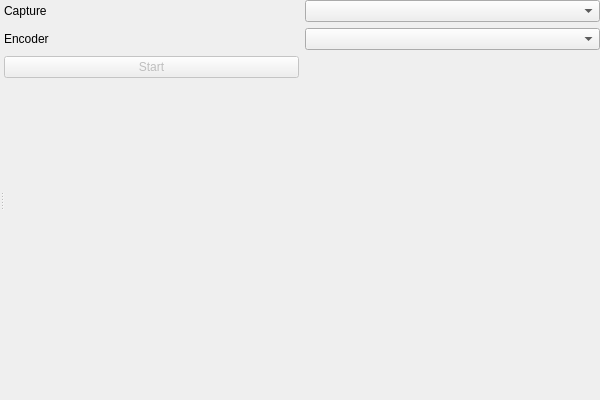
<?xml version="1.0" encoding="UTF-8"?>
<ui version="4.0">
 <class>VideoRecorderWidgetClass</class>
 <widget class="QWidget" name="VideoRecorderWidgetClass">
  <property name="geometry">
   <rect>
    <x>0</x>
    <y>0</y>
    <width>600</width>
    <height>400</height>
   </rect>
  </property>
  <property name="windowTitle">
   <string>VideoRecorderWidget</string>
  </property>
  <layout class="QVBoxLayout" name="verticalLayout">
   <property name="leftMargin">
    <number>0</number>
   </property>
   <property name="topMargin">
    <number>0</number>
   </property>
   <property name="rightMargin">
    <number>0</number>
   </property>
   <property name="bottomMargin">
    <number>0</number>
   </property>
   <item>
    <widget class="QSplitter" name="splitter">
     <property name="orientation">
      <enum>Qt::Horizontal</enum>
     </property>
     <widget class="QWidget" name="videoContainerWidget" native="true">
      <property name="sizePolicy">
       <sizepolicy hsizetype="Expanding" vsizetype="Expanding">
        <horstretch>0</horstretch>
        <verstretch>0</verstretch>
       </sizepolicy>
      </property>
      <layout class="QGridLayout" name="gridLayout">
       <property name="leftMargin">
        <number>0</number>
       </property>
       <property name="topMargin">
        <number>0</number>
       </property>
       <property name="rightMargin">
        <number>0</number>
       </property>
       <property name="bottomMargin">
        <number>0</number>
       </property>
       <item row="0" column="0">
        <widget class="VideoD3D11Widget" name="renderWidget" native="true">
         <property name="sizePolicy">
          <sizepolicy hsizetype="Preferred" vsizetype="Preferred">
           <horstretch>0</horstretch>
           <verstretch>0</verstretch>
          </sizepolicy>
         </property>
        </widget>
       </item>
      </layout>
     </widget>
     <widget class="QWidget" name="widget_2" native="true">
      <property name="sizePolicy">
       <sizepolicy hsizetype="Preferred" vsizetype="Preferred">
        <horstretch>0</horstretch>
        <verstretch>0</verstretch>
       </sizepolicy>
      </property>
      <layout class="QGridLayout" name="gridLayout_2">
       <property name="leftMargin">
        <number>0</number>
       </property>
       <property name="topMargin">
        <number>0</number>
       </property>
       <property name="rightMargin">
        <number>0</number>
       </property>
       <property name="bottomMargin">
        <number>0</number>
       </property>
       <item row="1" column="1">
        <widget class="QComboBox" name="encoderComboBox"/>
       </item>
       <item row="0" column="1">
        <widget class="QComboBox" name="captureComboBox"/>
       </item>
       <item row="0" column="0">
        <widget class="QLabel" name="label">
         <property name="text">
          <string>Capture</string>
         </property>
        </widget>
       </item>
       <item row="1" column="0">
        <widget class="QLabel" name="label_2">
         <property name="text">
          <string>Encoder</string>
         </property>
        </widget>
       </item>
       <item row="3" column="0">
        <spacer name="verticalSpacer">
         <property name="orientation">
          <enum>Qt::Vertical</enum>
         </property>
         <property name="sizeHint" stdset="0">
          <size>
           <width>20</width>
           <height>40</height>
          </size>
         </property>
        </spacer>
       </item>
       <item row="2" column="0">
        <widget class="QPushButton" name="startButton">
         <property name="enabled">
          <bool>false</bool>
         </property>
         <property name="text">
          <string>Start</string>
         </property>
        </widget>
       </item>
      </layout>
     </widget>
    </widget>
   </item>
  </layout>
 </widget>
 <layoutdefault spacing="6" margin="11"/>
 <customwidgets>
  <customwidget>
   <class>VideoD3D11Widget</class>
   <extends>QWidget</extends>
   <header>VideoD3D11Widget.h</header>
   <container>1</container>
  </customwidget>
 </customwidgets>
 <resources/>
 <connections/>
</ui>
